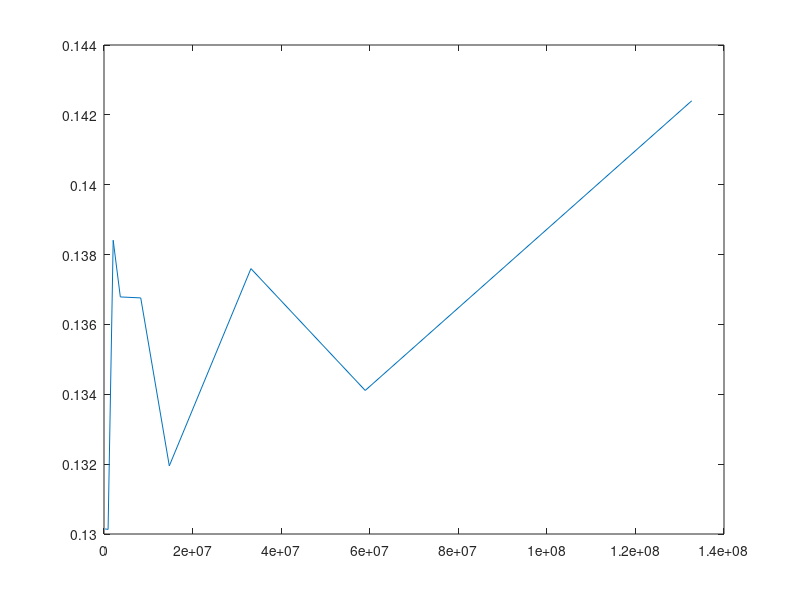

Write MATLAB code to recreate this figure.
% compute gflops of gaussian blur

close all
clear

% data from execution runs
cycles = [  111832573828.000015;
            52776829108.000008;
            28934324004.000004;
            13410113864.000002;
            7277940352.000001;
            3233988332.000000;
            1797784464.000000;
            849847248.000000;
            212438680.000000
          ];

% define constants first
imageSizes = [  7680 4320;
                5120 2880;
                3840 2160;
                2560 1440;
                1920 1080;
                1280 720;
                960 540;
                640 360;
                320 180;
              ];
imChannels = 4;

filterRadius = 2;

opsPerFma = 2; % multiply and add

baseClock = 2.4; % cycles / second

% calculate number of floating point operations
filterElements = (2*filterRadius + 1)^2;
imPixels = imageSizes(:,1) .* imageSizes(:,2) .* imChannels;
flOps = imPixels .* filterElements .* opsPerFma;

% calculate time it took
GFLOPs = flOps ./ (cycles ./ baseClock);
plot(imPixels, GFLOPs)